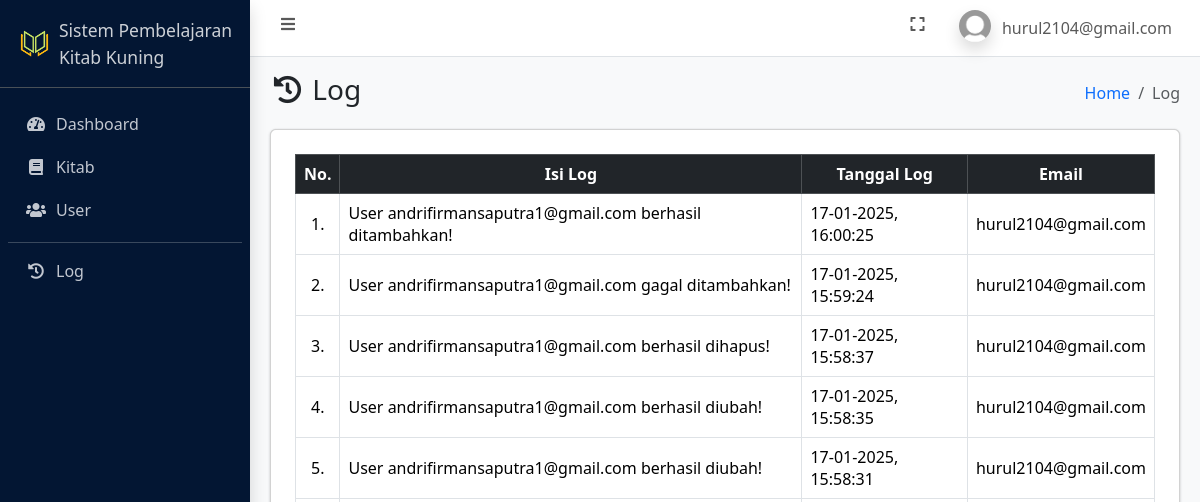
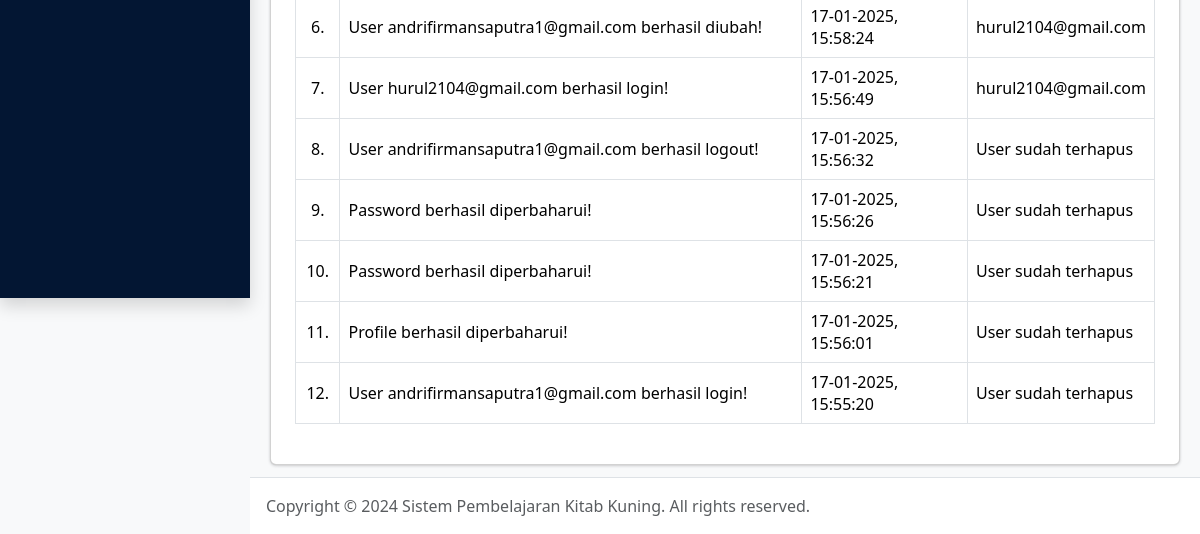
/log.php (signed in), run on an earlier commit of the app's database (2 pictures, top to bottom).
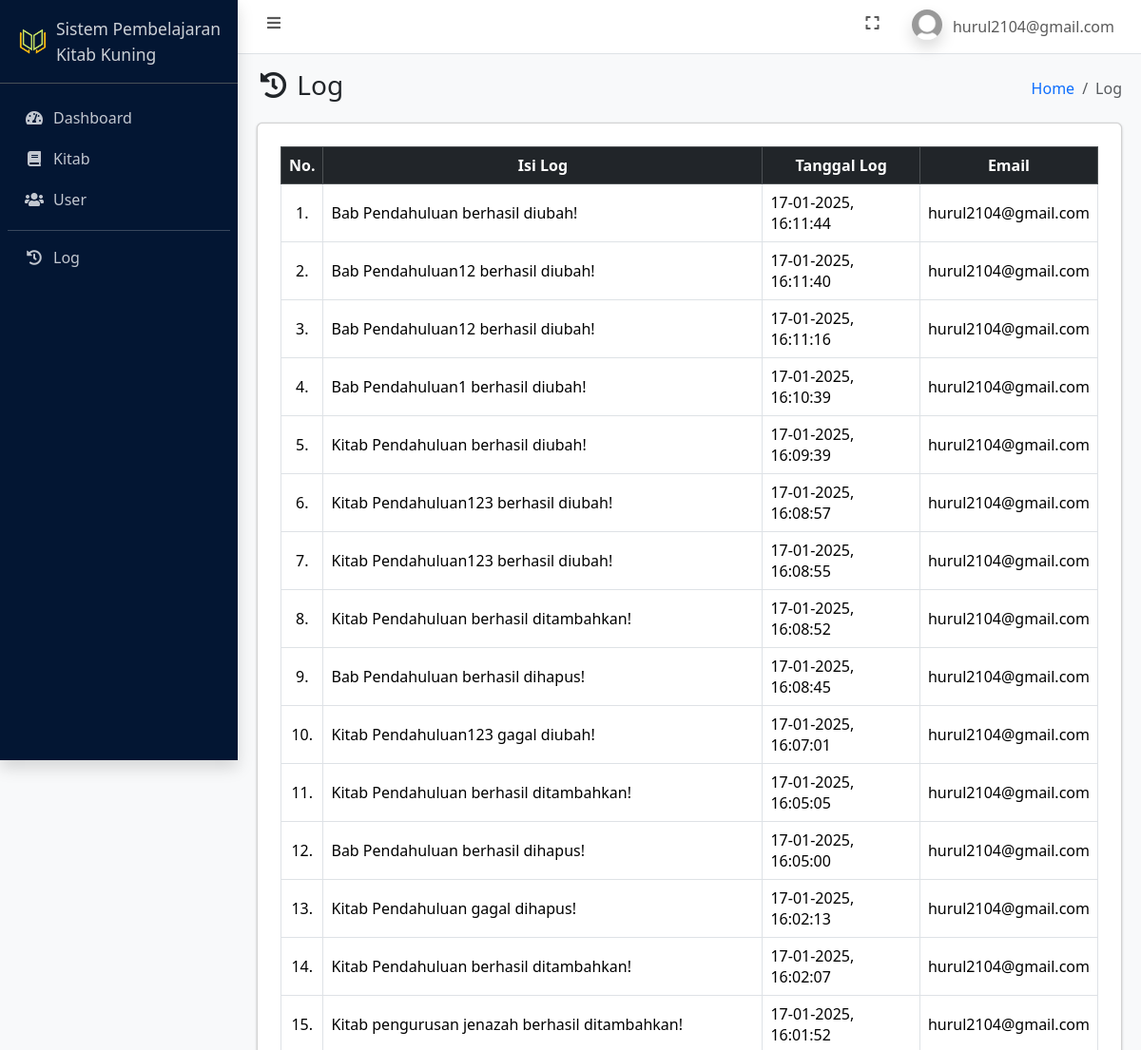
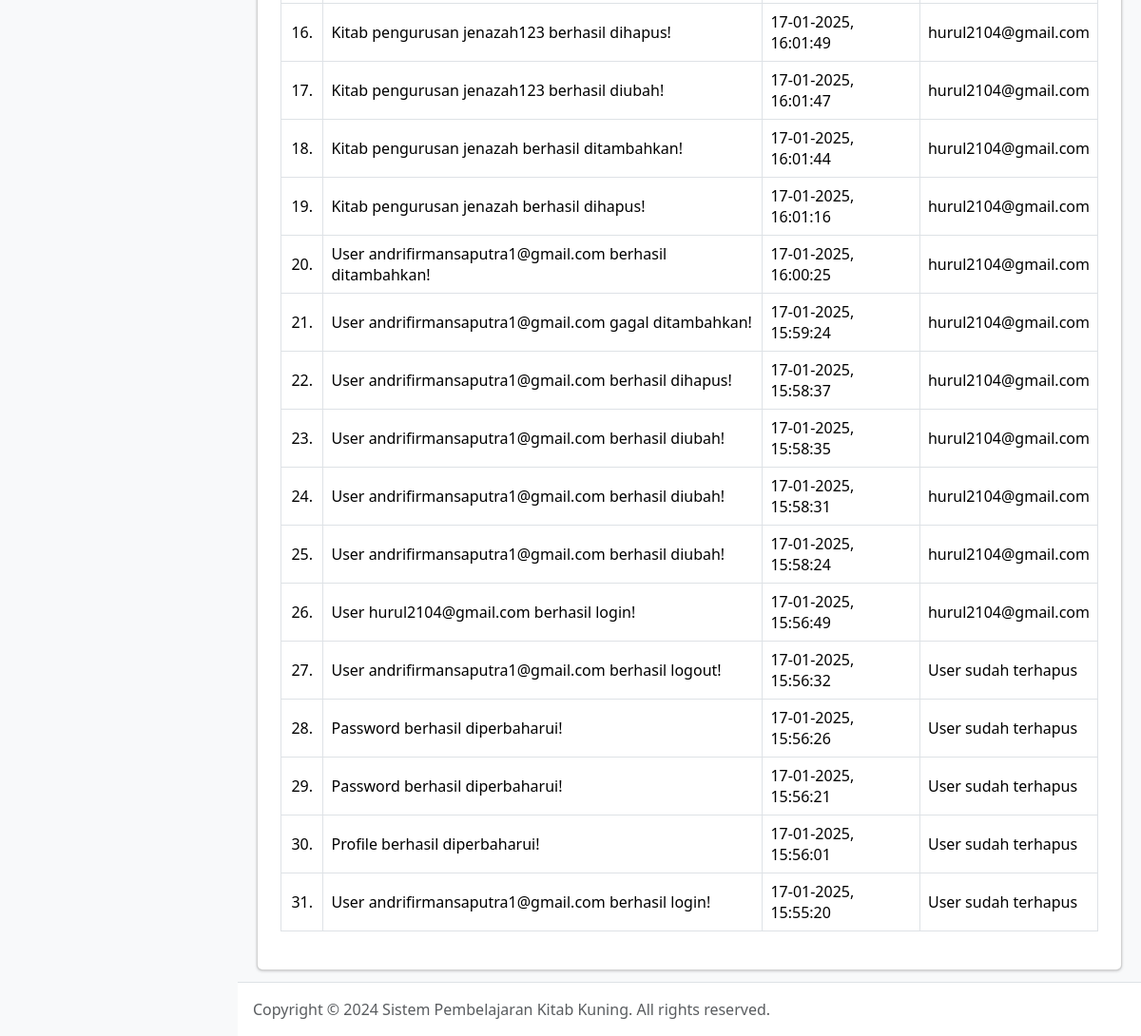
And on a later commit of the database (2 pictures, top to bottom).
### tables this page shows
CREATE TABLE `user` (
  `id_user` int(11) NOT NULL,
  `nama_lengkap` varchar(100) NOT NULL,
  `email` varchar(100) NOT NULL,
  `password` varchar(255) NOT NULL,
  `role` enum('admin','pengguna') NOT NULL,
  `foto` text NOT NULL,
  `is_active` int(1) NOT NULL,
  `dibuat_pada` datetime NOT NULL DEFAULT current_timestamp()
);

CREATE TABLE `log` (
  `id_log` int(11) NOT NULL,
  `isi_log` text NOT NULL,
  `tgl_log` timestamp NOT NULL DEFAULT current_timestamp(),
  `id_user` int(11) NOT NULL
);

### connection.php (called while the page is built, shortened)
<?php
	$host = 'localhost';
	$user = 'root';
	$pass = '';
	$database = 'pembelajaran_kitab_kuning';
	$conn = mysqli_connect($host, $user, $pass, $database);
    if (isset($_SESSION['id_user'])) {
    	$id_user = $_SESSION['id_user'];
		$dataUser = mysqli_fetch_assoc(mysqli_query($conn, "SELECT * FROM user WHERE id_user = $id_user"));
	}
?>

### log.php (the view, shortened to what this page needs)
<?php
    require_once 'connection.php';
    $log = mysqli_query($conn, "SELECT * FROM log LEFT JOIN user ON log.id_user = user.id_user ORDER BY tgl_log DESC");
?>
<!DOCTYPE html>
<html lang="en">
<head>
    <?php include_once 'include/head.php'; ?>
</head>
<body class="layout-fixed sidebar-expand-lg bg-body-tertiary">
    <div class="app-wrapper">
        <?php include_once 'include/navbar.php'; ?>
        <?php include_once 'include/sidebar.php'; ?>
        <main class="app-main">
            <div class="app-content-header">
                <div class="container-fluid">
                    <div class="row">
                        <div class="col-sm-6">
                            <h3 class="mb-0"><i class="nav-icon fas fa-fw fa-history"></i> Log</h3>
                        </div>
                        <div class="col-sm-6">
                            <ol class="breadcrumb float-sm-end">
                                <li class="breadcrumb-item"><a href="index.php">Home</a></li>
                                <li class="breadcrumb-item active" aria-current="page">
                                    Log
                                </li>
                            </ol>
                        </div>
                    </div>
                </div>
            </div>
            <div class="app-content">
                <div class="container-fluid">
                    <div class="card">
                        <div class="card-body">
                            <div class="table-responsive p-2">
                                <table class="table table-bordered" id="table_id">
                                    <thead class="table-dark">
                                        <tr>
                                            <th class="text-center align-middle">No.</th>
                                            <th class="text-center align-middle">Isi Log</th>
                                            <th class="text-center align-middle">Tanggal Log</th>
                                            <th class="text-center align-middle">Email</th>
                                        </tr>
                                    </thead>
                                    <tbody>
                                        <?php $i = 1; ?>
                                        <?php foreach ($log as $dl): ?>
                                            <tr>
                                                <td class="text-center align-middle"><?= $i++; ?>.</td>
                                                <td class="align-middle"><?= $dl['isi_log']; ?></td>
                                                <td class="align-middle"><?= date('d-m-Y, H:i:s', strtotime($dl['tgl_log']));; ?></td>
                                                <td class="align-middle"><?= ($dl['email']) ? $dl['email'] : 'User sudah terhapus'; ?></td>
                                            </tr>
                                        <?php endforeach ?>
                                    </tbody>
                                </table>
                            </div>
                        </div>
                    </div>
                </div>
            </div>
        </main>
        <?php include_once 'include/footer.php'; ?>
    </div>
</body>
</html>

### include/head.php (shortened to what this page needs)
<link rel="stylesheet" href="https://cdn.jsdelivr.net/npm/@fontsource/source-sans-3@5.0.12/index.css">
<link rel="stylesheet" href="css/bootstrap.min.css">
<link rel="stylesheet" href="assets/vendor/fontawesome/css/all.min.css">
<link rel="stylesheet" href="assets/vendor/datatables/css/dataTables.bootstrap5.css">
<link rel="stylesheet" href="css/overlayscrollbars.min.css">
<link rel="stylesheet" href="css/adminlte.css">

### include/navbar.php (shortened to what this page needs)
<nav class="app-header navbar navbar-expand bg-body">
    <div class="container-fluid">
        <ul class="navbar-nav">
            <li class="nav-item"> <a class="nav-link" data-lte-toggle="sidebar" href="#" role="button"> <i class="fas fa-fw fa-bars"></i> </a> </li>
        </ul>
        <ul class="navbar-nav ms-auto">
            <li class="nav-item"> <a class="nav-link" href="#" data-lte-toggle="fullscreen"> <i data-lte-icon="maximize" class="fas fa-fw fa-expand"></i> </a> </li>
            <li class="nav-item dropdown user-menu">
                <a href="#" class="nav-link dropdown-toggle" data-bs-toggle="dropdown" aria-expanded="false">
                    <img src="assets/img/profiles/default.jpg" class="user-image rounded-circle shadow" alt="User Image">
                    <span class="d-none d-md-inline"><?= $dataUser['email']; ?></span>
                </a>
            </li>
        </ul>
    </div>
</nav>

### include/sidebar.php
<aside class="app-sidebar bg-primary-subtle shadow" data-bs-theme="dark">
    <div class="sidebar-brand">
        <a href="index.php" class="brand-link">
            <img src="assets/img/properties/logo.png" alt="Logo" class="brand-image rounded-circle">
            <span class="brand-text fw-light small">Sistem Pembelajaran<br> Kitab Kuning</span>
        </a>
    </div>
    <div class="sidebar-wrapper">
        <nav class="mt-2">
            <ul class="nav sidebar-menu flex-column" data-lte-toggle="treeview" role="menu" data-accordion="false">
                <li class="nav-item">
                    <a href="index.php" class="nav-link <?= ($_SERVER['REQUEST_URI'] == '/pembelajaran_kitab_kuning/index.php') ? 'active' : ''; ?>"> <i class="nav-icon fas fa-fw fa-tachometer-alt"></i>
                        <p>Dashboard</p>
                    </a>
                </li>
                <li class="nav-item">
                    <a href="kitab.php" class="nav-link <?= ($_SERVER['REQUEST_URI'] == '/pembelajaran_kitab_kuning/kitab.php') ? 'active' : ''; ?>"> <i class="nav-icon fas fa-fw fa-book"></i>
                        <p>Kitab</p>
                    </a>
                </li>
                <li class="nav-item">
                    <a href="user.php" class="nav-link <?= ($_SERVER['REQUEST_URI'] == '/pembelajaran_kitab_kuning/user.php') ? 'active' : ''; ?>"> <i class="nav-icon fas fa-fw fa-users"></i>
                        <p>User</p>
                    </a>
                </li>
                <hr class="sidebar-divider">
                <li class="nav-item">
                    <a href="log.php" class="nav-link <?= ($_SERVER['REQUEST_URI'] == '/pembelajaran_kitab_kuning/log.php') ? 'active' : ''; ?>"> <i class="nav-icon fas fa-fw fa-history"></i>
                        <p>Log</p>
                    </a>
                </li>
            </ul>
        </nav>
    </div>
</aside>

### include/footer.php (shortened to what this page needs)
<footer class="app-footer">
        Copyright &copy; 2024 Sistem Pembelajaran Kitab Kuning.
    All rights reserved.
</footer>

What changed in the data, as far as the page shows it:
added log: isi_log "Bab Pendahuluan berhasil diubah!", tgl_log "17-01-2025, 16:11:44", id_user.email "hurul2104@gmail.com"
added log: isi_log "Bab Pendahuluan12 berhasil diubah!", tgl_log "17-01-2025, 16:11:40", id_user.email "hurul2104@gmail.com"
added log: isi_log "Bab Pendahuluan12 berhasil diubah!", tgl_log "17-01-2025, 16:11:16", id_user.email "hurul2104@gmail.com"
added log: isi_log "Bab Pendahuluan1 berhasil diubah!", tgl_log "17-01-2025, 16:10:39", id_user.email "hurul2104@gmail.com"
added log: isi_log "Kitab Pendahuluan berhasil diubah!", tgl_log "17-01-2025, 16:09:39", id_user.email "hurul2104@gmail.com"
added log: isi_log "Kitab Pendahuluan123 berhasil diubah!", tgl_log "17-01-2025, 16:08:57", id_user.email "hurul2104@gmail.com"
added log: isi_log "Kitab Pendahuluan123 berhasil diubah!", tgl_log "17-01-2025, 16:08:55", id_user.email "hurul2104@gmail.com"
added log: isi_log "Kitab Pendahuluan berhasil ditambahkan!", tgl_log "17-01-2025, 16:08:52", id_user.email "hurul2104@gmail.com"
added log: isi_log "Bab Pendahuluan berhasil dihapus!", tgl_log "17-01-2025, 16:08:45", id_user.email "hurul2104@gmail.com"
added log: isi_log "Kitab Pendahuluan123 gagal diubah!", tgl_log "17-01-2025, 16:07:01", id_user.email "hurul2104@gmail.com"
added log: isi_log "Kitab Pendahuluan berhasil ditambahkan!", tgl_log "17-01-2025, 16:05:05", id_user.email "hurul2104@gmail.com"
added log: isi_log "Bab Pendahuluan berhasil dihapus!", tgl_log "17-01-2025, 16:05:00", id_user.email "hurul2104@gmail.com"
added log: isi_log "Kitab Pendahuluan gagal dihapus!", tgl_log "17-01-2025, 16:02:13", id_user.email "hurul2104@gmail.com"
added log: isi_log "Kitab Pendahuluan berhasil ditambahkan!", tgl_log "17-01-2025, 16:02:07", id_user.email "hurul2104@gmail.com"
added log: isi_log "Kitab pengurusan jenazah berhasil ditambahkan!", tgl_log "17-01-2025, 16:01:52", id_user.email "hurul2104@gmail.com"
added log: isi_log "Kitab pengurusan jenazah123 berhasil dihapus!", tgl_log "17-01-2025, 16:01:49", id_user.email "hurul2104@gmail.com"
added log: isi_log "Kitab pengurusan jenazah123 berhasil diubah!", tgl_log "17-01-2025, 16:01:47", id_user.email "hurul2104@gmail.com"
added log: isi_log "Kitab pengurusan jenazah berhasil ditambahkan!", tgl_log "17-01-2025, 16:01:44", id_user.email "hurul2104@gmail.com"
added log: isi_log "Kitab pengurusan jenazah berhasil dihapus!", tgl_log "17-01-2025, 16:01:16", id_user.email "hurul2104@gmail.com"
